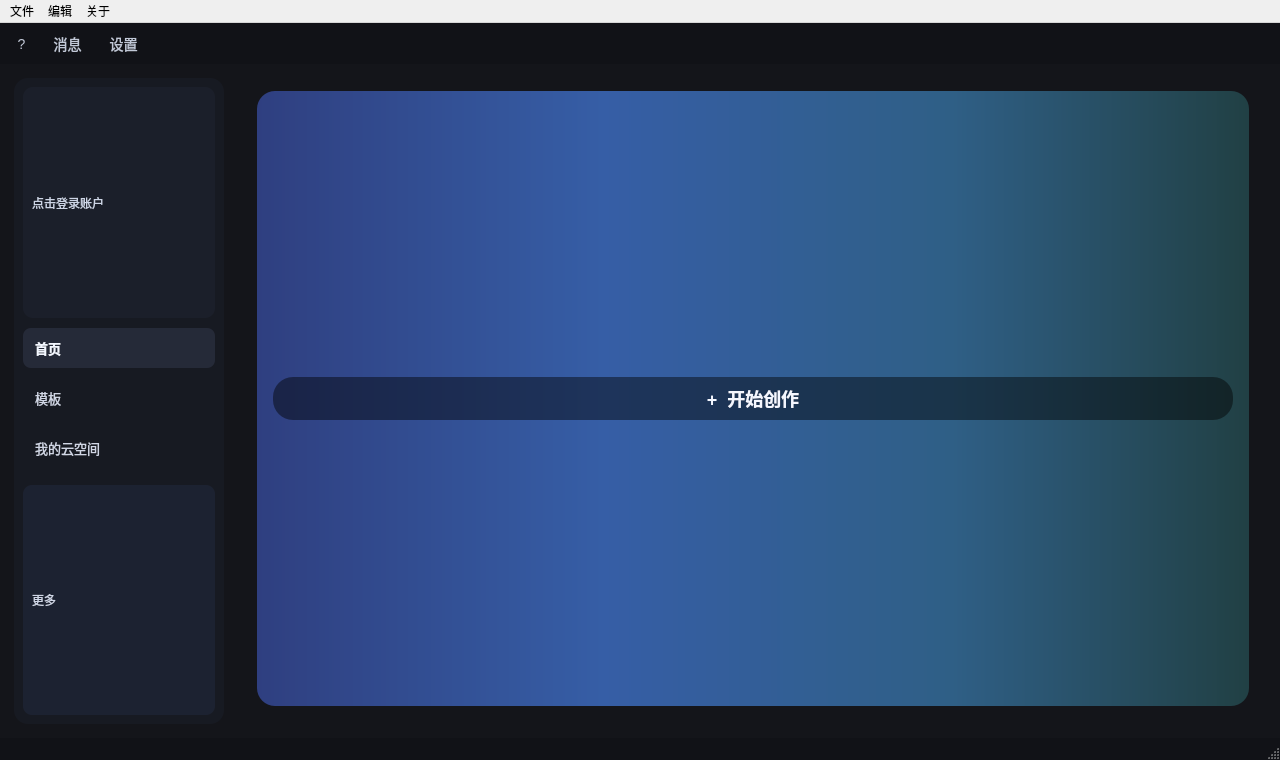
<?xml version="1.0" encoding="UTF-8"?>
<ui version="4.0">
 <class>Mixed::MainWindow</class>
 <widget class="QMainWindow" name="Mixed::MainWindow">
  <property name="geometry">
   <rect>
    <x>0</x>
    <y>0</y>
    <width>1280</width>
    <height>760</height>
   </rect>
  </property>
  <property name="windowTitle">
   <string>剪映专业版</string>
  </property>
  <property name="styleSheet">
   <string notr="true">QMainWindow { background-color: #111217; }
QWidget#root { background-color:rgb(20, 21, 26); }
QToolBar#appToolBar { background-color: #111217; border: none; spacing: 6px; padding-right: 10px; }
QToolBar#appToolBar QToolButton {
    color: #c2c9d8; font-size: 14px; border: none; border-radius: 6px;
    padding: 4px 8px; background-color: transparent;
}
QToolBar#appToolBar QToolButton:hover { background-color: rgba(255, 255, 255, 8%); }
QFrame#sidebar { border-radius: 14px; background-color: #171a22; }
QFrame#accountCard { border-radius: 10px; background-color: #1b1f2a; }
QLabel#accountLabel { color: #cdd5e6; font-size: 12px; }
QPushButton#vipButton { border: none; border-radius: 7px; background-color: #dbe8ff; color: #1a202c; font-size: 11px; font-weight: 600; padding: 7px 10px; }
QPushButton#vipButton:hover { background-color: #edf4ff; }
QPushButton#navItem, QPushButton#navItem2, QPushButton#navItem3, QPushButton#navItem4 {
    text-align: left; border: none; border-radius: 8px; color: #d0d6e5;
    background-color: transparent; font-size: 13px; padding: 10px 12px;
}
QPushButton#navItem:hover, QPushButton#navItem2:hover, QPushButton#navItem3:hover, QPushButton#navItem4:hover { background-color: #212636; }
QPushButton#activeNavItem {
    text-align: left; border: none; border-radius: 8px; color: #f3f7ff;
    background-color: #252a38; font-size: 13px; font-weight: 600; padding: 10px 12px;
}
QFrame#discoverCard { border-radius: 9px; background-color: #1c2231; }
QLabel#discoverText { color: #cfd6e6; font-size: 12px; }
QScrollArea { border: none; background-color: transparent; }
QWidget#content { background-color: transparent; }
QFrame#topBanner {
    border-radius: 18px;
    background: qlineargradient(x1:0,y1:0,x2:1,y2:0,stop:0 #2f3f80,stop:0.35 #365ea6,stop:0.7 #2f5f86,stop:1 #214044);
}
QPushButton#startButton {
    border: none; border-radius: 20px; background-color: rgba(0,0,0,45%);
    color: #f4f7ff; font-size: 18px; font-weight: 600; padding: 8px 24px;
}
QLabel#sectionTitle, QLabel#sectionTitle2 { color: #dde3ef; font-size: 22px; font-weight: 650; }
QLabel#functionIcon, QLabel#functionIcon2, QLabel#functionIcon3, QLabel#functionIcon4, QLabel#functionIcon5, QLabel#functionIcon6, QLabel#functionIcon7, QLabel#functionIcon8 {
    min-width: 54px; max-width: 54px; min-height: 54px; max-height: 54px;
    border-radius: 27px; background-color: #262a34; color: #8fd2ff; font-size: 18px; font-weight: 700;
}
QLabel#functionText, QLabel#functionText2, QLabel#functionText3, QLabel#functionText4, QLabel#functionText5, QLabel#functionText6, QLabel#functionText7, QLabel#functionText8 {
    color: #c8cfde; font-size: 13px;
}
QFrame#upgradeCard, QFrame#upgradeCard2, QFrame#upgradeCard3, QFrame#upgradeCard4 { border-radius: 14px; background-color: #1c1f27; }
QLabel#cardTitle, QLabel#cardTitle2, QLabel#cardTitle3, QLabel#cardTitle4 { color: #eef2fa; font-size: 15px; font-weight: 600; }
QLabel#cardDesc, QLabel#cardDesc2, QLabel#cardDesc3, QLabel#cardDesc4 { color: #9aa4b8; font-size: 12px; }
QFrame#draftCard { min-width: 170px; max-width: 170px; min-height: 180px; max-height: 180px; border-radius: 14px; background-color: #1f232d; }
QLabel#draftThumb { min-width: 126px; max-width: 126px; min-height: 126px; max-height: 126px; border-radius: 10px; background-color: #4f545f; color: #e3e7f0; }
QLabel#draftDate { color: #e2e6f0; font-size: 12px; font-weight: 600; }
QLabel#draftInfo { color: #99a3b6; font-size: 11px; }
QToolButton#smallTool, QToolButton#smallTool2, QToolButton#smallTool3 { border: none; color: #cfd5e2; font-size: 16px; min-width: 24px; }
</string>
  </property>
  <widget class="QWidget" name="centralwidget">
   <layout class="QVBoxLayout" name="rootLayout">
    <property name="spacing"><number>0</number></property>
    <property name="leftMargin"><number>0</number></property>
    <property name="topMargin"><number>0</number></property>
    <property name="rightMargin"><number>0</number></property>
    <property name="bottomMargin"><number>0</number></property>
    <item>
     <widget class="QWidget" name="root">
      <layout class="QHBoxLayout" name="bodyLayout">
       <property name="spacing"><number>14</number></property>
       <property name="leftMargin"><number>14</number></property>
       <property name="topMargin"><number>14</number></property>
       <property name="rightMargin"><number>14</number></property>
       <property name="bottomMargin"><number>14</number></property>
       <item>
        <widget class="QFrame" name="sidebar">
         <property name="minimumSize"><size><width>210</width><height>0</height></size></property>
         <property name="maximumSize"><size><width>210</width><height>16777215</height></size></property>
         <layout class="QVBoxLayout" name="sidebarLayout">
          <property name="spacing"><number>10</number></property>
          <item>
              <widget class="QFrame" name="accountCard">
                  <layout class="QVBoxLayout" name="accountLayout">
                      <item>
                          <widget class="QLabel" name="accountLabel">
                              <property name="text"><string>点击登录账户</string></property>
                          </widget>
                      </item>
                  </layout>
              </widget>
          </item>
          <item><widget class="QPushButton" name="activeNavItem"><property name="text"><string>首页</string></property></widget></item>
          <item><widget class="QPushButton" name="navItem"><property name="text"><string>模板</string></property></widget></item>
          <item><widget class="QPushButton" name="navItem2"><property name="text"><string>我的云空间</string></property></widget></item>
          <item><spacer name="verticalSpacer"><property name="orientation"><enum>Qt::Vertical</enum></property></spacer></item>
          <item><widget class="QFrame" name="discoverCard"><layout class="QHBoxLayout" name="discoverLayout"><item><widget class="QLabel" name="discoverText"><property name="text"><string>更多</string></property></widget></item></layout></widget></item>
         </layout>
        </widget>
       </item>
       <item>
        <widget class="QWidget" name="contentArea">
         <layout class="QVBoxLayout" name="contentAreaLayout">
          <item>
           <widget class="QScrollArea" name="scrollArea">
            <property name="widgetResizable"><bool>true</bool></property>
            <widget class="QWidget" name="content">
             <layout class="QVBoxLayout" name="contentLayout">
              <property name="spacing"><number>24</number></property>
              <property name="leftMargin"><number>10</number></property>
              <property name="topMargin"><number>4</number></property>
              <property name="rightMargin"><number>8</number></property>
              <item><widget class="QFrame" name="topBanner"><property name="minimumSize"><size><width>0</width><height>108</height></size></property><layout class="QHBoxLayout" name="bannerLayout"><item><spacer name="horizontalSpacer_2"><property name="orientation"><enum>Qt::Horizontal</enum></property></spacer></item><item><widget class="QPushButton" name="startButton"><property name="text"><string>+  开始创作</string></property></widget></item><item><spacer name="horizontalSpacer_3"><property name="orientation"><enum>Qt::Horizontal</enum></property></spacer></item></layout></widget></item>
             </layout>
            </widget>
           </widget>
          </item>
         </layout>
        </widget>
       </item>
      </layout>
     </widget>
    </item>
   </layout>
  </widget>
  <widget class="QMenuBar" name="menubar">
   <property name="geometry"><rect><x>0</x><y>0</y><width>1280</width><height>24</height></rect></property>
   <property name="nativeMenuBar"><bool>true</bool></property>
   <widget class="QMenu" name="menuFile">
    <property name="title"><string>文件</string></property>
    <addaction name="actionNew"/>
    <addaction name="actionOpen"/>
   </widget>
   <widget class="QMenu" name="menuEdit">
    <property name="title"><string>编辑</string></property>
    <addaction name="actionUndo"/>
    <addaction name="actionRedo"/>
   </widget>
   <widget class="QMenu" name="menuHelp">
    <property name="title"><string>关于</string></property>
   </widget>
   <addaction name="menuFile"/>
   <addaction name="menuEdit"/>
   <addaction name="menuHelp"/>
  </widget>
  <widget class="QStatusBar" name="statusbar">
   <property name="visible"><bool>false</bool></property>
  </widget>
  <widget class="QToolBar" name="appToolBar">
   <property name="windowTitle"><string>appToolBar</string></property>
   <property name="movable"><bool>false</bool></property>
   <property name="floatable"><bool>false</bool></property>
   <property name="toolButtonStyle"><enum>Qt::ToolButtonTextOnly</enum></property>
   <property name="allowedAreas"><set>Qt::TopToolBarArea</set></property>
   <attribute name="toolBarArea"><enum>TopToolBarArea</enum></attribute>
   <attribute name="toolBarBreak"><bool>false</bool></attribute>
   <addaction name="actionHelp"/>
   <addaction name="actionMessage"/>
   <addaction name="actionSettings"/>
  </widget>
  <action name="actionHelp">
   <property name="text"><string>?</string></property>
  </action>
  <action name="actionMessage">
   <property name="text"><string>消息</string></property>
  </action>
  <action name="actionSettings">
   <property name="text"><string>设置</string></property>
  </action>
  <action name="actionNew">
   <property name="text"><string>新建</string></property>
  </action>
  <action name="actionOpen">
   <property name="text"><string>打开</string></property>
  </action>
  <action name="actionUndo">
   <property name="text"><string>撤销</string></property>
  </action>
  <action name="actionRedo">
   <property name="text"><string>重做</string></property>
  </action>
 </widget>
 <resources/>
 <connections/>
</ui>
